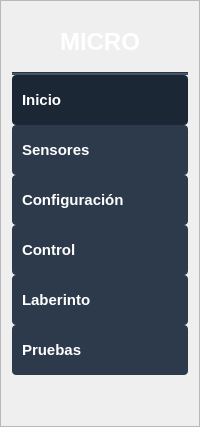
     <widget class="QFrame" name="navigationFrame">
      <property name="font">
       <font>
        <pointsize>12</pointsize>
       </font>
      </property>
      <property name="styleSheet">
       <string notr="true">QFrame#navigationFrame {
  background-color: rgb(45, 58, 75);
  border-radius: 12px;
  margin: 8px;
}</string>
      </property>
      <property name="frameShape">
       <enum>QFrame::Shape::StyledPanel</enum>
      </property>
      <property name="frameShadow">
       <enum>QFrame::Shadow::Plain</enum>
      </property>
      <layout class="QVBoxLayout" name="verticalLayout">
       <property name="spacing">
        <number>0</number>
       </property>
       <item>
        <widget class="QLabel" name="logoLabel">
         <property name="minimumSize">
          <size>
           <width>0</width>
           <height>60</height>
          </size>
         </property>
         <property name="font">
          <font>
           <family>Segoe UI</family>
           <pointsize>18</pointsize>
           <italic>false</italic>
           <bold>true</bold>
          </font>
         </property>
         <property name="styleSheet">
          <string notr="true">color: white;
font-weight: bold;
text-align: center;</string>
         </property>
         <property name="text">
          <string>MICRO</string>
         </property>
         <property name="alignment">
          <set>Qt::AlignmentFlag::AlignCenter</set>
         </property>
        </widget>
       </item>
       <item>
        <widget class="Line" name="line">
         <property name="styleSheet">
          <string notr="true">background-color: #3e5063;</string>
         </property>
         <property name="orientation">
          <enum>Qt::Orientation::Horizontal</enum>
         </property>
        </widget>
       </item>
       <item>
        <widget class="QPushButton" name="btnHome">
         <property name="minimumSize">
          <size>
           <width>0</width>
           <height>50</height>
          </size>
         </property>
         <property name="font">
          <font>
           <pointsize>11</pointsize>
           <bold>true</bold>
          </font>
         </property>
         <property name="styleSheet">
          <string notr="true">QPushButton {
  background-color: #2d3a4b;
  color: white;
  border-radius: 4px;
  padding: 10px;
  font-weight: bold;
  text-align: left;
}

QPushButton:hover {
  background-color: rgb(174, 188, 191);
}

QPushButton:checked {
  background-color: rgb(28, 39, 54);
}</string>
         </property>
         <property name="text">
          <string>Inicio</string>
         </property>
         <property name="checkable">
          <bool>true</bool>
         </property>
         <property name="checked">
          <bool>true</bool>
         </property>
        </widget>
       </item>
       <item>
        <widget class="QPushButton" name="btnSensors">
         <property name="minimumSize">
          <size>
           <width>0</width>
           <height>50</height>
          </size>
         </property>
         <property name="font">
          <font>
           <pointsize>11</pointsize>
           <bold>true</bold>
          </font>
         </property>
         <property name="styleSheet">
          <string notr="true">QPushButton {
  background-color: #2d3a4b;
  color: white;
  border-radius: 4px;
  padding: 10px;
  font-weight: bold;
  text-align: left;
}

QPushButton:hover {
  background-color: rgb(174, 188, 191);
}

QPushButton:checked {
  background-color: rgb(28, 39, 54);
}</string>
         </property>
         <property name="text">
          <string>Sensores</string>
         </property>
         <property name="checkable">
          <bool>true</bool>
         </property>
        </widget>
       </item>
       <item>
        <widget class="QPushButton" name="btnConfig">
         <property name="minimumSize">
          <size>
           <width>0</width>
           <height>50</height>
          </size>
         </property>
         <property name="font">
          <font>
           <pointsize>11</pointsize>
           <bold>true</bold>
          </font>
         </property>
         <property name="styleSheet">
          <string notr="true">QPushButton {
  background-color: #2d3a4b;
  color: white;
  border-radius: 4px;
  padding: 10px;
  font-weight: bold;
  text-align: left;
}

QPushButton:hover {
  background-color: rgb(174, 188, 191);
}

QPushButton:checked {
  background-color: rgb(28, 39, 54);
}</string>
         </property>
         <property name="text">
          <string>Configuración</string>
         </property>
         <property name="checkable">
          <bool>true</bool>
         </property>
        </widget>
       </item>
       <item>
        <widget class="QPushButton" name="btnControl">
         <property name="minimumSize">
          <size>
           <width>0</width>
           <height>50</height>
          </size>
         </property>
         <property name="font">
          <font>
           <pointsize>11</pointsize>
           <bold>true</bold>
          </font>
         </property>
         <property name="styleSheet">
          <string notr="true">QPushButton {
  background-color: #2d3a4b;
  color: white;
  border-radius: 4px;
  padding: 10px;
  font-weight: bold;
  text-align: left;
}

QPushButton:hover {
  background-color: rgb(174, 188, 191);
}

QPushButton:checked {
  background-color: rgb(28, 39, 54);
}</string>
         </property>
         <property name="text">
          <string>Control</string>
         </property>
         <property name="checkable">
          <bool>true</bool>
         </property>
        </widget>
       </item>
       <item>
        <widget class="QPushButton" name="btnLabyrinth">
         <property name="minimumSize">
          <size>
           <width>0</width>
           <height>50</height>
          </size>
         </property>
         <property name="font">
          <font>
           <pointsize>11</pointsize>
           <bold>true</bold>
          </font>
         </property>
         <property name="styleSheet">
          <string notr="true">QPushButton {
  background-color: #2d3a4b;
  color: white;
  border-radius: 4px;
  padding: 10px;
  font-weight: bold;
  text-align: left;
}

QPushButton:hover {
  background-color: rgb(174, 188, 191);
}

QPushButton:checked {
  background-color: rgb(28, 39, 54);
}</string>
         </property>
         <property name="text">
          <string>Laberinto</string>
         </property>
         <property name="checkable">
          <bool>true</bool>
         </property>
        </widget>
       </item>
       <item>
        <widget class="QPushButton" name="btnPruebas">
         <property name="minimumSize">
          <size>
           <width>0</width>
           <height>50</height>
          </size>
         </property>
         <property name="font">
          <font>
           <pointsize>11</pointsize>
           <bold>true</bold>
          </font>
         </property>
         <property name="styleSheet">
          <string notr="true">QPushButton {
  background-color: #2d3a4b;
  color: white;
  border-radius: 4px;
  padding: 10px;
  font-weight: bold;
  text-align: left;
}

QPushButton:hover {
  background-color: rgb(174, 188, 191);
}

QPushButton:checked {
  background-color: rgb(28, 39, 54);
}</string>
         </property>
         <property name="text">
          <string>Pruebas</string>
         </property>
         <property name="checkable">
          <bool>true</bool>
         </property>
        </widget>
       </item>
       <item>
        <spacer name="verticalSpacer">
         <property name="orientation">
          <enum>Qt::Orientation::Vertical</enum>
         </property>
         <property name="sizeHint" stdset="0">
          <size>
           <width>20</width>
           <height>40</height>
          </size>
         </property>
        </spacer>
       </item>
      </layout>
     </widget>
